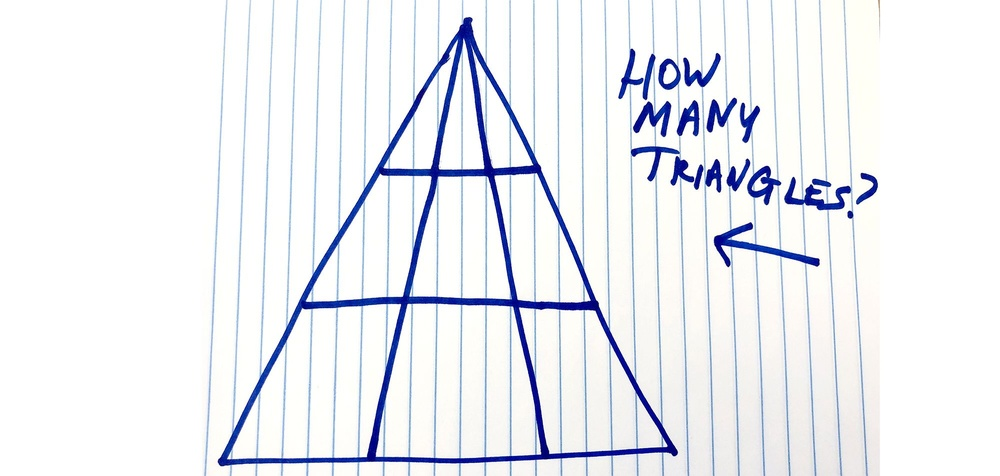
#> input picture tutorials/basics/semem.jpg, 1000 x 476 px, shrunk from 2000 x 953 before the run
$ python proc.py
#> lines starting #> are read from the running program, lines starting #| are printed output that depends on the picture; after the words box and inside, x2 and y2 are one past the last pixel; in counts of white or black regions, pixels touching at a corner belong together
# Python program to illustrate HoughLine
# method for line detection
import cv2
import numpy as np

# Reading the required image in
# which operations are to be done.
# Make sure that the image is in the same
# directory in which this python program is
img = cv2.imread('semem.jpg')
#> img is the input picture: shape (476, 1000, 3); mean B, G, R 243.6, 238.5, 236.4

# Convert the img to grayscale
gray = cv2.cvtColor(img, cv2.COLOR_BGR2GRAY)
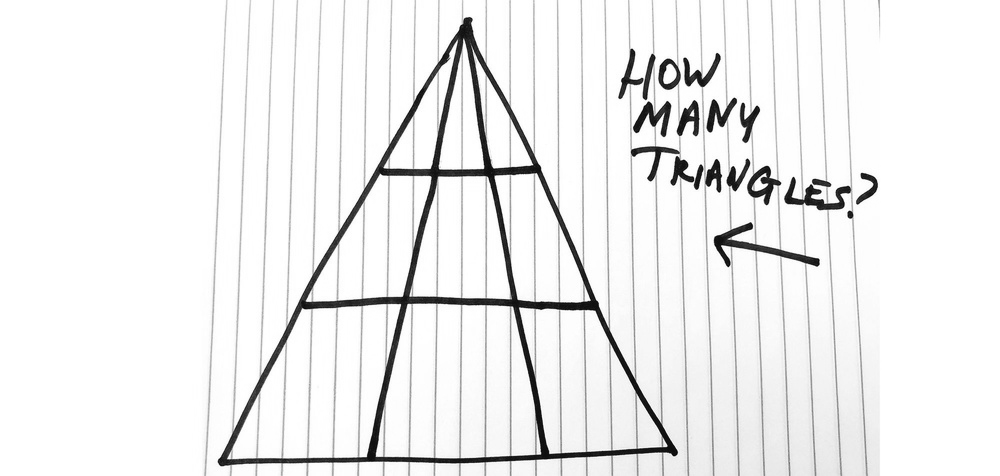
#> gray: shape (476, 1000); min 6, max 255, mean 238.5

print(gray)
#> (printed output is left out)
# Applgray edge detection method on the image
edges = cv2.Canny(gray, 50, 150, apertureSize=3)
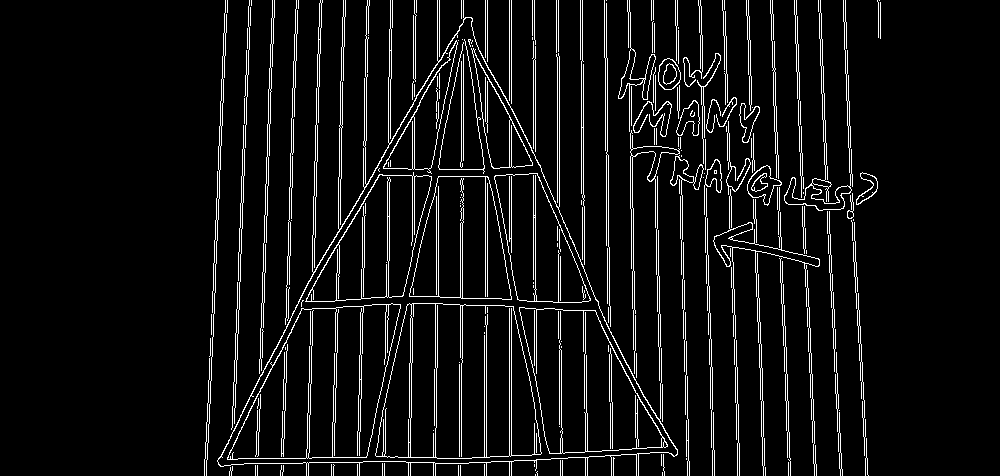
#> edges: shape (476, 1000); 6.6% white in thin lines or dots, all inside (x1, y1, x2, y2) = (204, 0, 881, 476)

cv2.imshow("edges",edges)
cv2.waitKey(0)


print(edges)
#> (printed output is left out)

# This returns an array of r and theta values
lines = cv2.HoughLines(edges, 1, np.pi/180, 200)
#> lines = 47 rows, first 8: [511, 0], [509, 0], [274, 0.0349], [272, 0.0349], [366, 0.0175], [368, 0.0175], [-723, 3.11], [-816, 3.09]

print(lines)
#| [[[ 5.1100000e+02  0.0000000e+00]]
#|  [[ 5.0900000e+02  0.0000000e+00]]
#|  [[ 2.7400000e+02  3.4906585e-02]]
#|  [[ 2.7200000e+02  3.4906585e-02]]
#|  [[ 3.6600000e+02  1.7453292e-02]]
#|  [[ 3.6800000e+02  1.7453292e-02]]
#|  [[-7.2300000e+02  3.1066861e+00]]
#|  [[-8.1600000e+02  3.0892327e+00]]
#|  [[-6.2900000e+02  3.1241393e+00]]
#|  [[ 4.1600000e+02  1.7453292e-02]]
#|  [[-6.2700000e+02  3.1241393e+00]]
#|  [[-8.4100000e+02  3.0892327e+00]]
#> (further printed lines are left out)

# The below for loop runs till r and theta values
# are in the range of the 2d array
for r_theta in lines:
	arr = np.array(r_theta[0], dtype=np.float64)
	r, theta = arr
	# Stores the value of cos(theta) in a
	a = np.cos(theta)

	# Stores the value of sin(theta) in b
	b = np.sin(theta)

	# x0 stores the value rcos(theta)
	x0 = a*r

	# y0 stores the value rsin(theta)
	y0 = b*r

	# x1 stores the rounded off value of (rcos(theta)-1000sin(theta))
	x1 = int(x0 + 1000*(-b))

	# y1 stores the rounded off value of (rsin(theta)+1000cos(theta))
	y1 = int(y0 + 1000*(a))

	# x2 stores the rounded off value of (rcos(theta)+1000sin(theta))
	x2 = int(x0 - 1000*(-b))

	# y2 stores the rounded off value of (rsin(theta)-1000cos(theta))
	y2 = int(y0 - 1000*(a))

	# cv2.line draws a line in img from the point(x1,y1) to (x2,y2).
	# (0,0,255) denotes the colour of the line to be
	# drawn. In this case, it is red.
	cv2.line(img, (x1, y1), (x2, y2), (0, 0, 255), 2)
#> this loop made 47 passes
#> (r, theta, a, b, x0, y0, x1, y1) on passes 1 to 12: (511, 0, 1, 0, 511, 0, 511, 1000), (509, 0, 1, 0, 509, 0, 509, 1000), (274, 0.0349, 0.999, 0.0349, 273.8, 9.56, 238, 1008), (272, 0.0349, 0.999, 0.0349, 271.8, 9.49, 236, 1008), (366, 0.0175, 1, 0.0175, 365.9, 6.39, 348, 1006), (368, 0.0175, 1, 0.0175, 367.9, 6.42, 350, 1006), (-723, 3.11, -0.999, 0.0349, 722.6, -25.23, 687, -1024), (-816, 3.09, -0.999, 0.0523, 814.9, -42.71, 762, -1041), (-629, 3.12, -1, 0.0175, 628.9, -10.98, 611, -1010), (416, 0.0175, 1, 0.0175, 415.9, 7.26, 398, 1007), (-627, 3.12, -1, 0.0175, 626.9, -10.94, 609, -1010), (-841, 3.09, -0.999, 0.0523, 839.8, -44.01, 787, -1042)
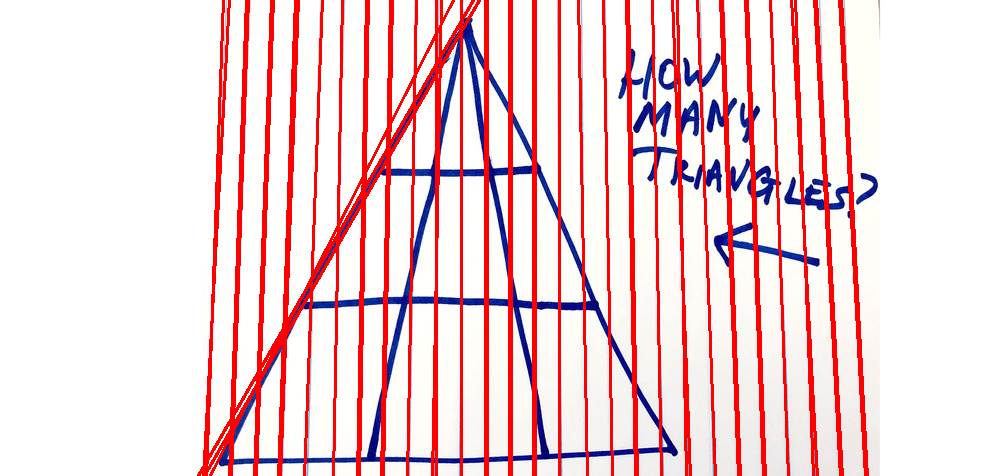
#> img: shape (476, 1000, 3); 12.37% of pixels changed, all inside (x1, y1, x2, y2) = (197, 0, 869, 476)

# All the changes made in the input image are finally
# written on a new image houghlines.jpg
cv2.imwrite('linesDetected.jpg', img)

cv2.destroyAllWindows()
#> (the run stopped early here; a loop or call above may not have finished)

$ run again, with tutorials/basics/ball.jpg copied over tutorials/basics/semem.jpg
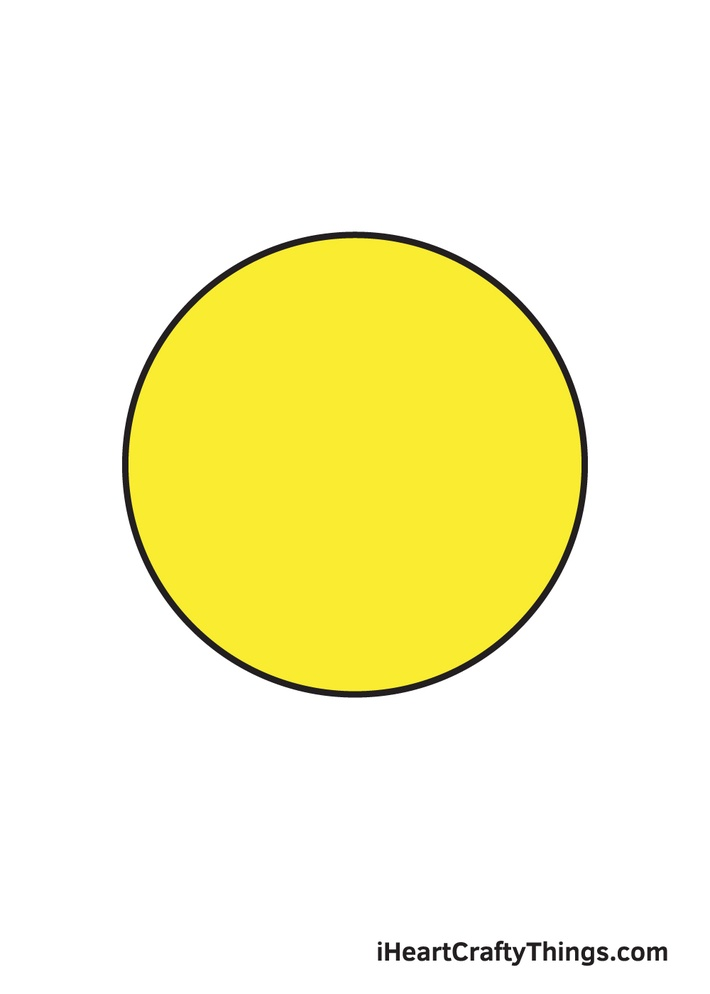
#> input picture tutorials/basics/ball.jpg, 710 x 994 px, shrunk from 1000 x 1400 before the run
#> img is the input picture: shape (994, 710, 3); mean B, G, R 204.2, 246.9, 250.2
#> `gray = cv2.cvtColor(img, cv2.COLOR_BGR2GRAY)`:
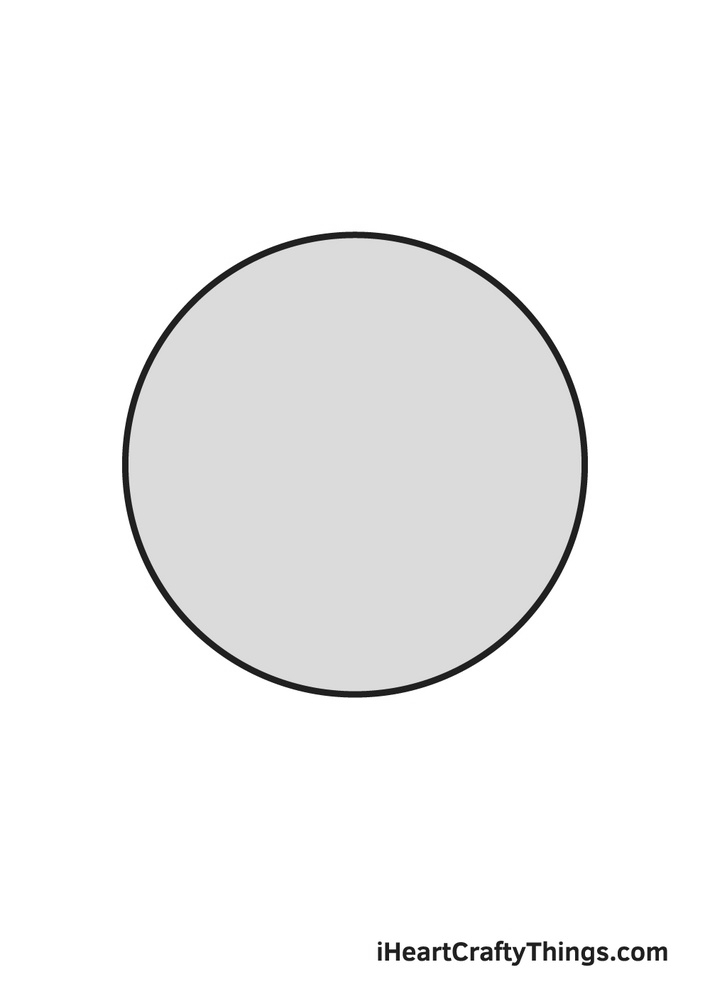
#> gray: shape (994, 710); min 0, max 255, mean 243.1
#> (printed output is left out)
#> `edges = cv2.Canny(gray, 50, 150, apertureSize=3)`:
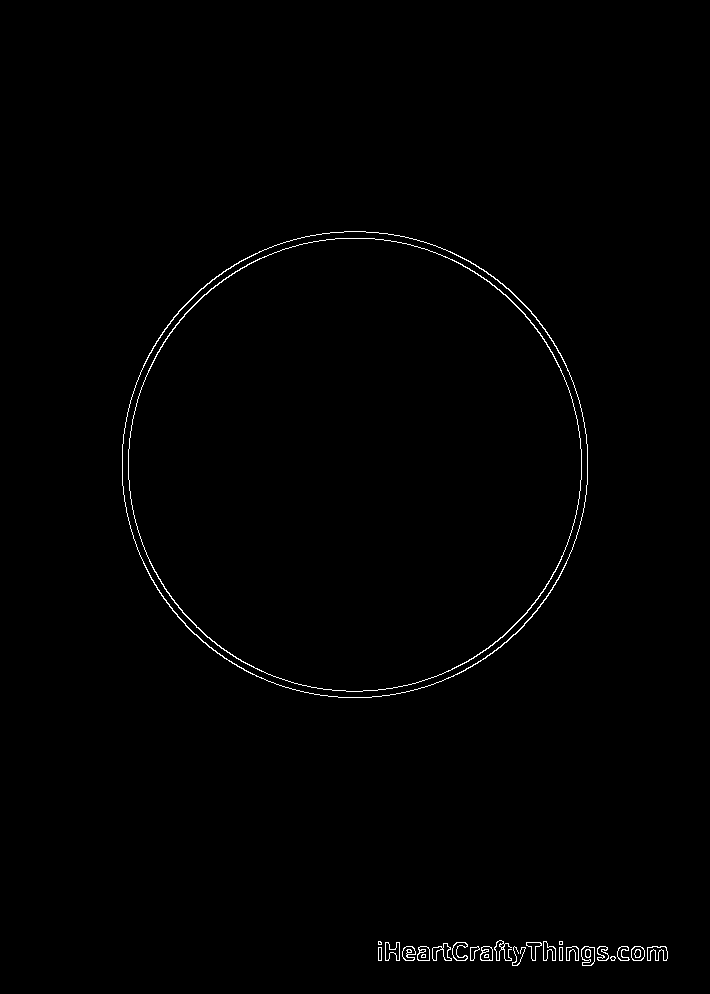
#> edges: shape (994, 710); 0.68% white in thin lines or dots, all inside (x1, y1, x2, y2) = (122, 231, 668, 966)
#> (printed output is left out)
#> lines = None
#| None
